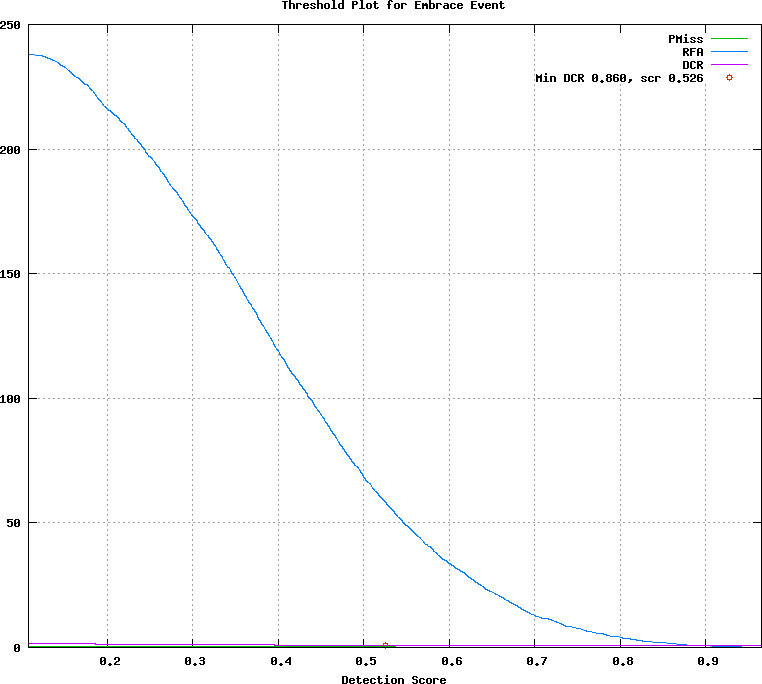

Here is the gnuplot script that generated this plot:
## GNUPLOT command file
set terminal postscript color
set style data lines
set title 'Threshold Plot for Embrace Event'
set xlabel 'Detection Score'
set grid
set size ratio 0.85
plot [0.107750:0.965000]  \
  'test.det.Embrace_Event.dat.1' using 1:4 title 'PMiss' with lines lt 2, \
  'test.det.Embrace_Event.dat.1' using 1:5 title 'RFA' with lines lt 3, \
  'test.det.Embrace_Event.dat.1' using 1:6 title 'DCR' with lines lt 4, \
  'test.det.Embrace_Event.dat.2' using 1:2 title 'Min DCR 0.860, scr 0.526' with points lt 6
